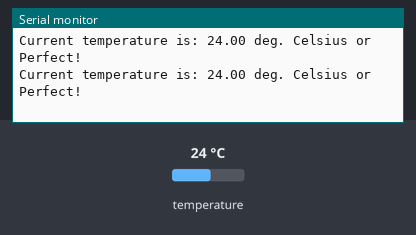
This program was run on a simulated ESP8266 (Wemos D1 mini). On the bench: the last lines printed to the serial monitor. The inputs (shaded band) are chosen by the test bench; at power-on: temperature 24 °C.

Above: at 7.3 s.
7.4 s: temperature set to 12 °C
At 13.5 s:
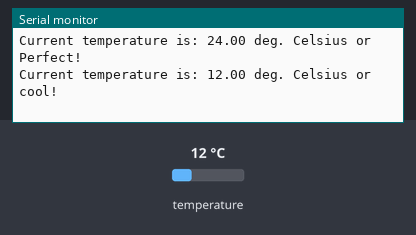
19.3 s: temperature set to 28 °C
At 24.2 s:
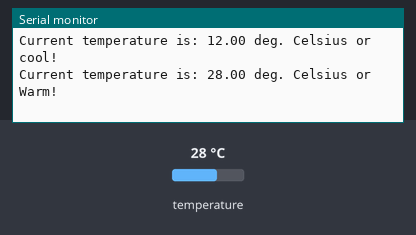
31.1 s: temperature set to 33 °C
At 36.2 s:
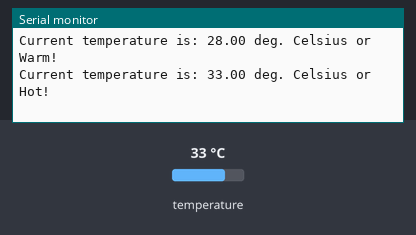
42.7 s: temperature set to 41 °C
At 48.2 s:
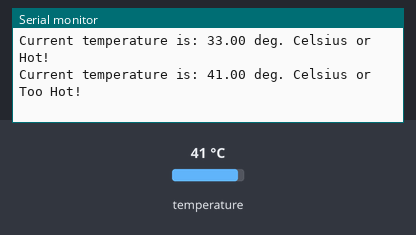
54.2 s: temperature set to 9 °C
At 59.0 s:
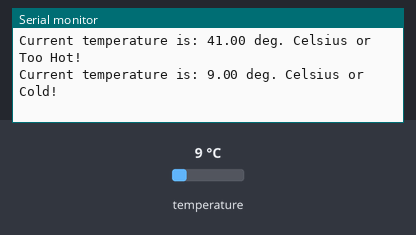

Measured:
- after the input at 7.4 s, the serial monitor: prints a new line after 5.0 s (image 1)
- after the input at 19.3 s, the serial monitor: prints a new line after 4.6 s (image 2)
- after the input at 31.1 s, the serial monitor: prints a new line after 4.4 s (image 3)
- after the input at 42.7 s, the serial monitor: prints a new line after 4.3 s (image 4)
- after the input at 54.2 s, the serial monitor: prints a new line after 4.4 s (image 5)

The program:

main.cpp
```cpp
// ******************************************************************
/// I, George Mathioudakis,  001211882, certify that this material is my original work. No other person's work has been used without due acknowledgment and I have not made my work available to anyone else.
// Dallas Semiconductor DS18B20 Temperature Sensor Demo Program
// COMP-10184
// Mohawk College

// library for Arduino framework
#include <Arduino.h>
// 1-Wire sensor communication libary
#include <OneWire.h>
// DS18B20 sensor library
#include <DallasTemperature.h>

// Pin that the  DS18B20 is connected to
const int oneWireBus = D3;

// Setup a oneWire instance to communicate with any OneWire devices
OneWire oneWire(oneWireBus);

// Pass our oneWire reference to Dallas Temperature sensor
DallasTemperature DS18B20(&oneWire);

DeviceAddress address;

bool connected = true;
bool Shown = true;

void setup() {
  // configure the USB serial monitor
  Serial.begin(115200);

  // Start the DS18B20 sensor
  DS18B20.begin();
}


void loop() {
  float fTemp;

  // ask DS18B20 for the current temperature
  DS18B20.requestTemperatures();

  // fetch the temperature.  We only have 1 sensor, so the index is 0.
  fTemp = DS18B20.getTempCByIndex(0);
  // checks if Temperature Sensor is connected
if(DS18B20.getAddress(address, 0)){
    // used to print message once
  if(Shown == true){

    String  deviceAddress;

    // build  sensor address
  for(byte a  : address){
    deviceAddress += String(a,HEX);

  }
  Serial.println("\n\nTemperature Application");
  Serial.println("Found DS18B20 sensor with address: "+deviceAddress);
  // prevents from enter if stament again
  Shown = false;
  }


  String info;
  connected = "True";
  // check temperature description
  if(fTemp < 10  ){
    info = "Cold!";
  }else if (fTemp >= 10 && fTemp <=15 )
  {
    info = "cool!";
  }else if(fTemp > 15 && fTemp <=25){
    info = "Perfect!";
  }else if(fTemp > 25 && fTemp <=30){
    info = "Warm!";
  }else if(fTemp > 30 && fTemp <=35){
    info = "Hot!";
  }else{
    info = "Too Hot!";
  }

  // print the temp and description to the USB serial monitor
  Serial.println("Current temperature is: " + String(fTemp) + " deg. Celsius or " + info);

  // wait 5s (5000ms) before doing this again
  delay(5000);
  }else{

  // print out if  there is no Sensor
  if(connected == true )
  Serial.println(" no DS18B20  temperature sensors are installed!");
  connected = false;
  }


} 
```
